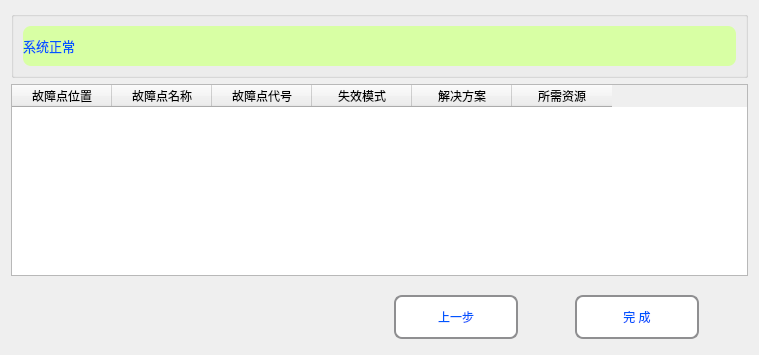
          <widget class="QWidget" name="page_main_diagnosis_result_system_OK">
           <property name="styleSheet">
            <string notr="true">QWidget#page_main_diagnosis_result_system_OK{
border-image: url(:/new/prefix1/Diagnosis_Image/BG_new.png);}</string>
           </property>
           <layout class="QVBoxLayout" name="verticalLayout_40">
            <item>
             <widget class="QGroupBox" name="groupBox_result_module_2">
              <property name="maximumSize">
               <size>
                <width>16777215</width>
                <height>16777215</height>
               </size>
              </property>
              <property name="title">
               <string/>
              </property>
              <layout class="QGridLayout" name="gridLayout_14">
               <item row="0" column="0" colspan="2">
                <widget class="QLabel" name="label_result_2">
                 <property name="minimumSize">
                  <size>
                   <width>120</width>
                   <height>40</height>
                  </size>
                 </property>
                 <property name="maximumSize">
                  <size>
                   <width>16777215</width>
                   <height>16777215</height>
                  </size>
                 </property>
                 <property name="font">
                  <font>
                   <family>微软雅黑</family>
                   <pointsize>10</pointsize>
                   <weight>9</weight>
                   <italic>false</italic>
                   <bold>false</bold>
                  </font>
                 </property>
                 <property name="styleSheet">
                  <string notr="true">QLabel { 
    /*border: 2px solid #8f8f91;*/
    border-radius: 8px; 
    min-width: 120px;
    min-height: 40px;
	background-color: rgb(216, 255, 164);
	color: rgb(0, 85, 255);
	font: 75 10pt &quot;微软雅黑&quot;;
 }</string>
                 </property>
                 <property name="text">
                  <string>系统正常</string>
                 </property>
                 <property name="wordWrap">
                  <bool>false</bool>
                 </property>
                </widget>
               </item>
              </layout>
             </widget>
            </item>
            <item>
             <widget class="QTableWidget" name="tableWidget_DiagResult">
              <property name="editTriggers">
               <set>QAbstractItemView::NoEditTriggers</set>
              </property>
              <property name="selectionBehavior">
               <enum>QAbstractItemView::SelectRows</enum>
              </property>
              <column>
               <property name="text">
                <string>故障点位置</string>
               </property>
              </column>
              <column>
               <property name="text">
                <string>故障点名称</string>
               </property>
              </column>
              <column>
               <property name="text">
                <string>故障点代号</string>
               </property>
              </column>
              <column>
               <property name="text">
                <string>失效模式</string>
               </property>
              </column>
              <column>
               <property name="text">
                <string>解决方案</string>
               </property>
              </column>
              <column>
               <property name="text">
                <string>所需资源</string>
               </property>
              </column>
             </widget>
            </item>
            <item>
             <widget class="QWidget" name="widget_slolve_button_page_2" native="true">
              <layout class="QHBoxLayout" name="horizontalLayout_51">
               <item>
                <spacer name="horizontalSpacer_272">
                 <property name="orientation">
                  <enum>Qt::Horizontal</enum>
                 </property>
                 <property name="sizeHint" stdset="0">
                  <size>
                   <width>28</width>
                   <height>20</height>
                  </size>
                 </property>
                </spacer>
               </item>
               <item>
                <spacer name="horizontalSpacer_273">
                 <property name="orientation">
                  <enum>Qt::Horizontal</enum>
                 </property>
                 <property name="sizeHint" stdset="0">
                  <size>
                   <width>35</width>
                   <height>20</height>
                  </size>
                 </property>
                </spacer>
               </item>
               <item>
                <spacer name="horizontalSpacer_274">
                 <property name="orientation">
                  <enum>Qt::Horizontal</enum>
                 </property>
                 <property name="sizeHint" stdset="0">
                  <size>
                   <width>17</width>
                   <height>20</height>
                  </size>
                 </property>
                </spacer>
               </item>
               <item>
                <spacer name="horizontalSpacer_275">
                 <property name="orientation">
                  <enum>Qt::Horizontal</enum>
                 </property>
                 <property name="sizeHint" stdset="0">
                  <size>
                   <width>35</width>
                   <height>20</height>
                  </size>
                 </property>
                </spacer>
               </item>
               <item>
                <spacer name="horizontalSpacer_276">
                 <property name="orientation">
                  <enum>Qt::Horizontal</enum>
                 </property>
                 <property name="sizeHint" stdset="0">
                  <size>
                   <width>34</width>
                   <height>20</height>
                  </size>
                 </property>
                </spacer>
               </item>
               <item>
                <spacer name="horizontalSpacer_277">
                 <property name="orientation">
                  <enum>Qt::Horizontal</enum>
                 </property>
                 <property name="sizeHint" stdset="0">
                  <size>
                   <width>35</width>
                   <height>20</height>
                  </size>
                 </property>
                </spacer>
               </item>
               <item>
                <spacer name="horizontalSpacer_278">
                 <property name="orientation">
                  <enum>Qt::Horizontal</enum>
                 </property>
                 <property name="sizeHint" stdset="0">
                  <size>
                   <width>54</width>
                   <height>20</height>
                  </size>
                 </property>
                </spacer>
               </item>
               <item>
                <spacer name="horizontalSpacer_279">
                 <property name="orientation">
                  <enum>Qt::Horizontal</enum>
                 </property>
                 <property name="sizeHint" stdset="0">
                  <size>
                   <width>53</width>
                   <height>20</height>
                  </size>
                 </property>
                </spacer>
               </item>
               <item>
                <spacer name="horizontalSpacer_280">
                 <property name="orientation">
                  <enum>Qt::Horizontal</enum>
                 </property>
                 <property name="sizeHint" stdset="0">
                  <size>
                   <width>44</width>
                   <height>20</height>
                  </size>
                 </property>
                </spacer>
               </item>
               <item>
                <spacer name="horizontalSpacer_281">
                 <property name="orientation">
                  <enum>Qt::Horizontal</enum>
                 </property>
                 <property name="sizeHint" stdset="0">
                  <size>
                   <width>39</width>
                   <height>20</height>
                  </size>
                 </property>
                </spacer>
               </item>
               <item>
                <widget class="QToolButton" name="BtnLastStep_2">
                 <property name="maximumSize">
                  <size>
                   <width>100</width>
                   <height>35</height>
                  </size>
                 </property>
                 <property name="styleSheet">
                  <string notr="true">QToolButton { 
    border: 2px solid #8f8f91;
    border-radius: 8px; 
    min-width: 120px;
    min-height: 40px;
	background-color: rgb(255, 255, 255);
	color: rgb(0, 85, 255);
	font: 75 12pt &quot;微软雅黑&quot;;
 }
QToolButton:pressed {
    border: 2px solid #8f8f91;
    border-radius: 6px; 
    background-color: rgb(255, 255, 255);
    min-width: 120px;
    min-height: 40px;
	color: rgb(0, 85, 255);
	font: 75 10pt &quot;微软雅黑&quot;;
}</string>
                 </property>
                 <property name="text">
                  <string>上一步</string>
                 </property>
                </widget>
               </item>
               <item>
                <spacer name="horizontalSpacer_282">
                 <property name="orientation">
                  <enum>Qt::Horizontal</enum>
                 </property>
                 <property name="sizeHint" stdset="0">
                  <size>
                   <width>17</width>
                   <height>20</height>
                  </size>
                 </property>
                </spacer>
               </item>
               <item>
                <spacer name="horizontalSpacer_283">
                 <property name="orientation">
                  <enum>Qt::Horizontal</enum>
                 </property>
                 <property name="sizeHint" stdset="0">
                  <size>
                   <width>34</width>
                   <height>20</height>
                  </size>
                 </property>
                </spacer>
               </item>
               <item>
                <widget class="QToolButton" name="toolButton_resule_OK_next">
                 <property name="minimumSize">
                  <size>
                   <width>124</width>
                   <height>44</height>
                  </size>
                 </property>
                 <property name="maximumSize">
                  <size>
                   <width>100</width>
                   <height>35</height>
                  </size>
                 </property>
                 <property name="styleSheet">
                  <string notr="true">QToolButton { 
    border: 2px solid #8f8f91;
    border-radius: 8px; 
    min-width: 120px;
    min-height: 40px;
	background-color: rgb(255, 255, 255);
	color: rgb(0, 85, 255);
	font: 75 12pt &quot;微软雅黑&quot;;
 }
QToolButton:pressed {
    border: 2px solid #8f8f91;
    border-radius: 6px; 
    background-color: rgb(255, 255, 255);
    min-width: 120px;
    min-height: 40px;
	color: rgb(0, 85, 255);
	font: 75 10pt &quot;微软雅黑&quot;;
}</string>
                 </property>
                 <property name="text">
                  <string>完 成</string>
                 </property>
                </widget>
               </item>
               <item>
                <spacer name="horizontalSpacer_284">
                 <property name="orientation">
                  <enum>Qt::Horizontal</enum>
                 </property>
                 <property name="sizeHint" stdset="0">
                  <size>
                   <width>40</width>
                   <height>20</height>
                  </size>
                 </property>
                </spacer>
               </item>
              </layout>
             </widget>
            </item>
           </layout>
          </widget>
